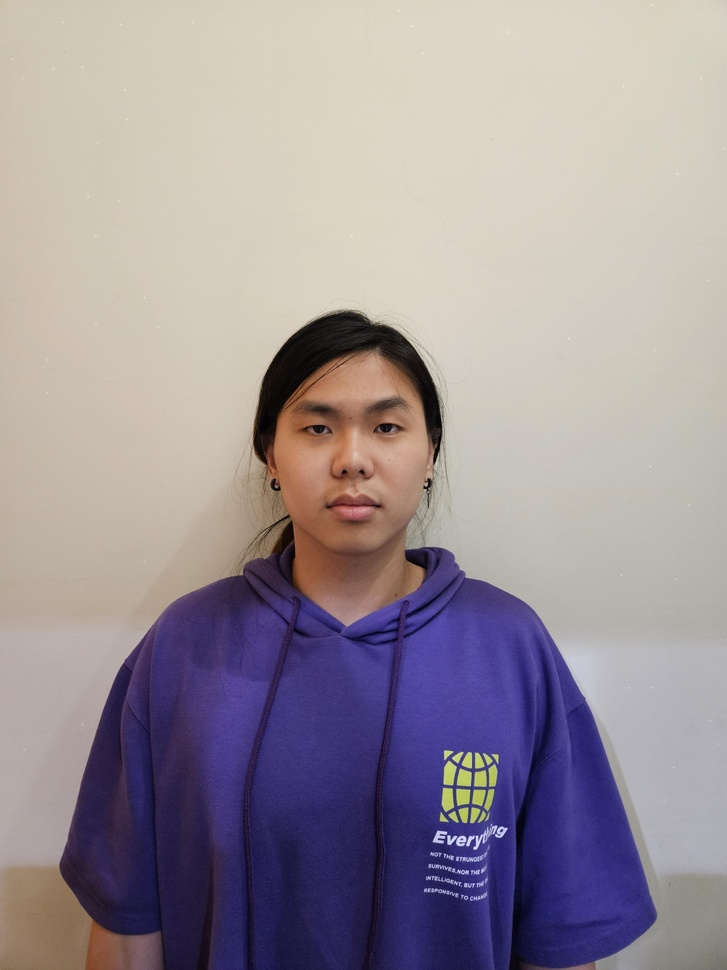
#> input picture face_dataset/Cherles/19872.jpg, 727 x 970 px, shrunk from 3000 x 4000 before the run; its folder holds only this picture in this run
$ python train.py
#> lines starting #> are read from the running program, lines starting #| are printed output that depends on the picture
import os
import cv2
import json
import argparse
import numpy as np


def prepare_face_data(dataset_path, face_detector):
#> called with dataset_path = 'face_dataset'
    face_list, id_list = [], []
    name_dict = {}
    count = 0
    for person in os.listdir(dataset_path):
        count += 1
        name_dict[count] = person
        person_path = os.path.join(dataset_path, person)
        for file in os.listdir(person_path):
            file_path = os.path.join(person_path, file)

            img = cv2.imread(file_path)
#> img is the input picture: shape (970, 727, 3); mean B, G, R 153.3, 146.6, 156.4
            gray = cv2.cvtColor(img, cv2.COLOR_BGR2GRAY)
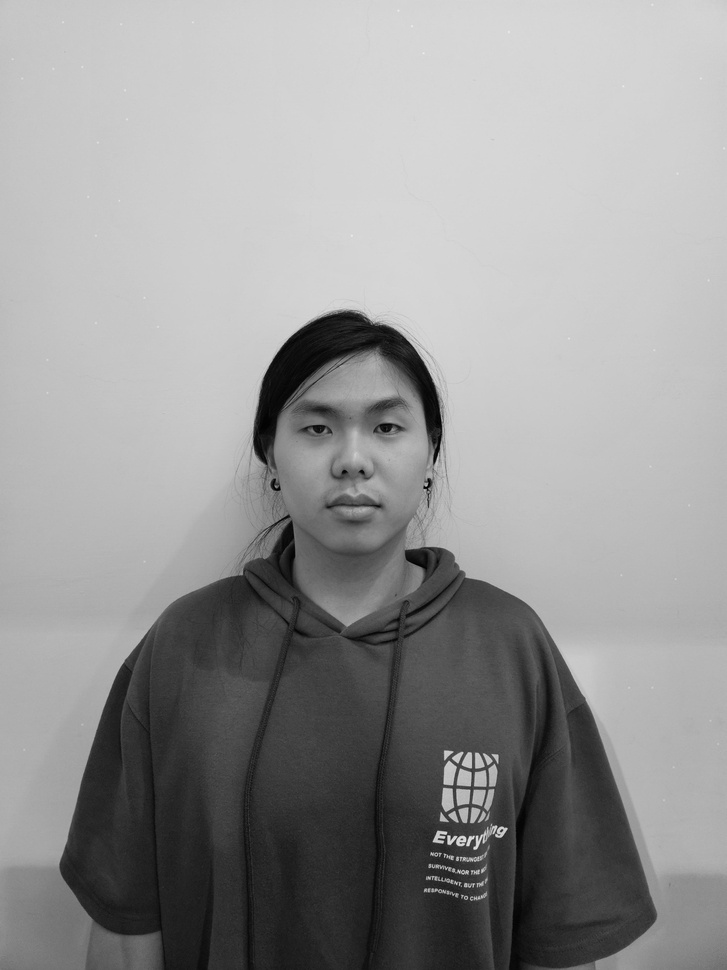
#> gray: shape (970, 727); min 0, max 236, mean 150.3
            img_np = np.array(gray,'uint8')
            face = face_detector.detectMultiScale(gray)
#> face = [[258, 351, 192, 192]]
            for(x,y,w,h) in face:
                face_list.append(img_np[y:y+h,x:x+w])
                id_list.append(count)
#> this loop made 1 pass
#> after the loop, face_list = 1 item; id_list = [1]
#> pass 2 of the loop in prepare_face_data, `for person in os.listdir(dataset_path):`:
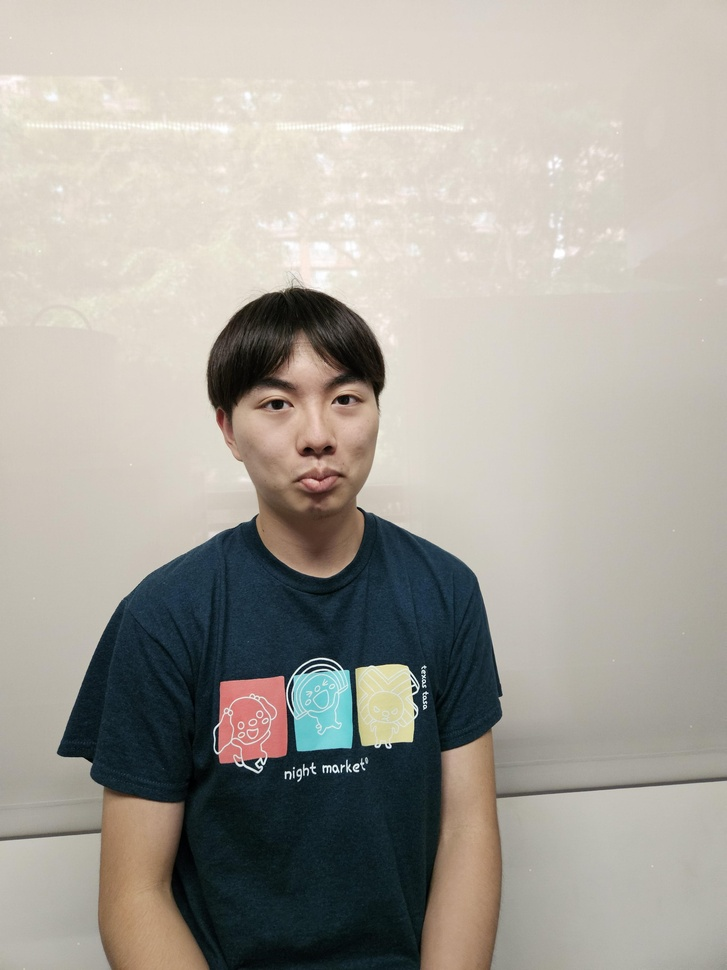
#> input picture face_dataset/Derek/20230517_152106.jpg, 727 x 970 px, shrunk from 3000 x 4000 before the run
#> in prepare_face_data, img is the input picture: shape (970, 727, 3); mean B, G, R 156.1, 163.7, 167.7
#> in prepare_face_data, `gray = cv2.cvtColor(img, cv2.COLOR_BGR2GRAY)`:
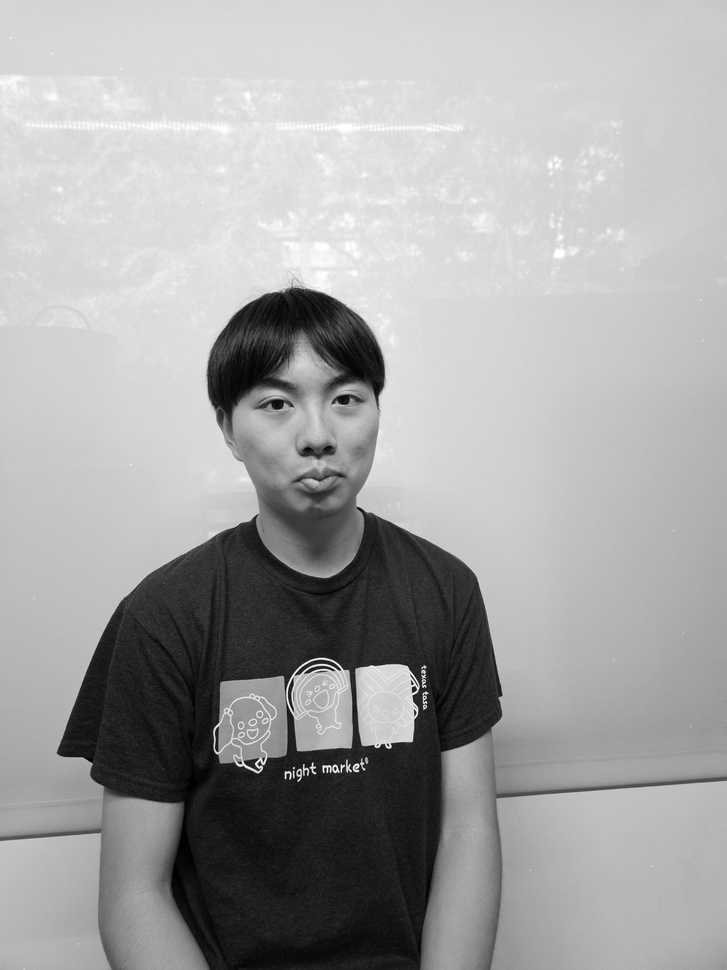
#> gray: shape (970, 727); min 0, max 255, mean 164
#> face = [[231, 334, 171, 171]]
#> the loop in prepare_face_data, `for(x,y,w,h) in face:` made 1 pass
#> after the loop in prepare_face_data, `for(x,y,w,h) in face:`: face_list = 2 items; id_list = [1, 2]
    return face_list, id_list, name_dict

if __name__ == "__main__":
    print("<Facial Recognition Trainer>")

    parser = argparse.ArgumentParser(description="Facial Recognition Trainer")
    parser.add_argument("-d", "--dataset", default="face_dataset", type=str, help="Dataset Path")
    parser.add_argument("-w", "--weight", default="face.yml", type=str, help="Model Weight Path")
    args = parser.parse_args()


    dataset_path = args.dataset
    weight_path = args.weight

    print(" - Prepare Face Detection and Recognition Models...")
    face_detector = cv2.CascadeClassifier('haarcascade_frontalface_default.xml')
    recognizer = cv2.face.LBPHFaceRecognizer_create()


    print(f" - Prepare Face Dataset from {dataset_path}...")
    face_list, id_list, name_dict = prepare_face_data(dataset_path, face_detector)
#> face_list = 2 items; id_list = [1, 2]; name_dict = {1: 'Cherles', 2: 'Derek'}


    print(" - Start Training Recognition Model...")
    recognizer.train(face_list, np.array(id_list))
    recognizer.save(weight_path)

    with open("name.json", "w") as outfile:
        json.dump(name_dict, outfile)

    print(" - Finish Training!")
    print(f" - Model Weight Path: {weight_path}")
